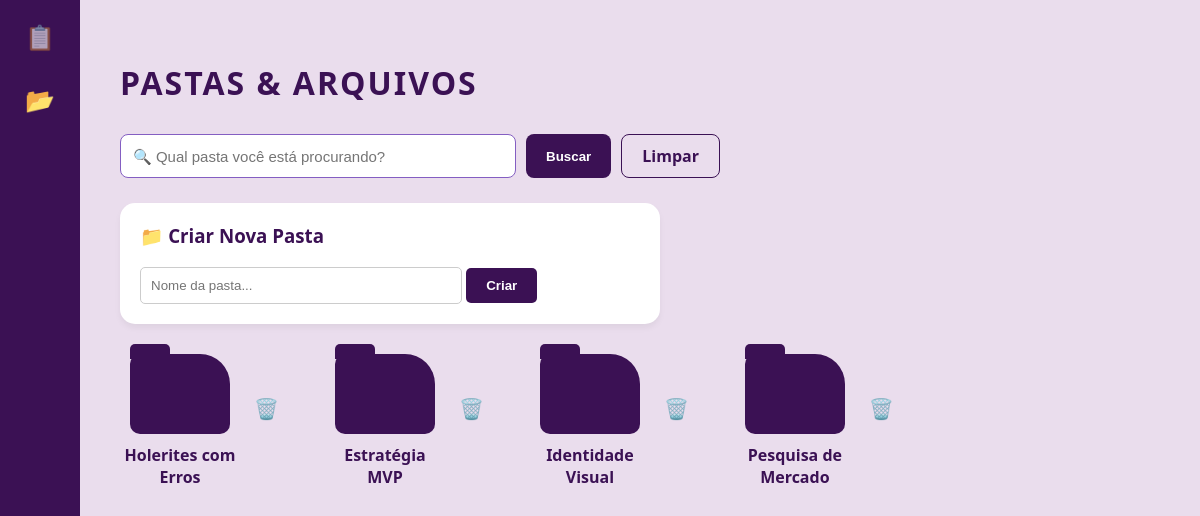
Page /knowledge-hub on the committed database.
### tables this page shows
CREATE TABLE pastas (
        id INTEGER PRIMARY KEY AUTOINCREMENT,
        nome TEXT NOT NULL,
        icone TEXT DEFAULT 'folder',
        data_criacao TEXT
    );

### app.py (the view)
@app.route('/knowledge-hub', methods=['GET', 'POST'])
def knowledge_hub():
    conexao = sqlite3.connect('cerandolia.db')
    cursor = conexao.cursor()
    if request.method == 'POST':
        nome_pasta = request.form['nome_pasta']
        data_atual = datetime.now().strftime("%d/%m/%Y")
        cursor.execute("INSERT INTO pastas (nome, data_criacao) VALUES (?, ?)", (nome_pasta, data_atual))
        conexao.commit()
        return redirect(url_for('knowledge_hub'))
    termo = request.args.get('busca_pasta')
    if termo:
        cursor.execute("SELECT * FROM pastas WHERE nome LIKE ?", (f'%{termo}%',))
    else:
        cursor.execute("SELECT * FROM pastas")
    pastas = cursor.fetchall()
    conexao.close()
    return render_template('knowledge_hub.html', pastas=pastas)

### templates/knowledge_hub.html (shortened to what this page needs)
<!DOCTYPE html>
<html lang="pt-br">
<head>
</head>
<body>
    <div class="sidebar">
        <a href="/" title="Decision Ledger">📋</a>
        <a href="/knowledge-hub" title="Knowledge Hub" style="opacity: 1;">📂</a>
    </div>
    <div class="content">
        <h1>Pastas & Arquivos</h1>
        <form method="GET" action="/knowledge-hub" style="display: flex; gap: 10px; margin-bottom: 25px; max-width: 600px;">
            <input type="text" name="busca_pasta" placeholder="🔍 Qual pasta você está procurando?" style="flex: 1; padding: 12px; border-radius: 8px; border: 1px solid #845ec2; font-size: 15px;">
            <button type="submit" style="background-color: #3b1154; color: white; border: none; padding: 10px 20px; border-radius: 8px; cursor: pointer; font-weight: bold;">Buscar</button>
            <a href="/knowledge-hub" style="background-color: #eadded; color: #3b1154; text-decoration: none; padding: 10px 20px; border-radius: 8px; border: 1px solid #3b1154; display: flex; align-items: center; font-weight: bold;">Limpar</a>
        </form>
        <div class="card-form">
            <h3 style="margin-top: 0; color: #3b1154;">📁 Criar Nova Pasta</h3>
            <form method="POST">
                <input type="text" name="nome_pasta" placeholder="Nome da pasta..." required>
                <button type="submit">Criar</button>
            </form>
        </div>
<div class="folder-grid">
    {% for p in pastas %}
    <div style="display: flex; align-items: center; gap: 8px;">
        <a href="/pasta/{{ p[0] }}" style="text-decoration: none;">
            <div class="folder-item">
                <div class="folder-icon"></div>
                <div class="folder-name">{{ p[1] }}</div>
            </div>
        </a>
        <form method="POST" action="/deletar-pasta/{{ p[0] }}" style="margin: 0; margin-bottom: 25px;">
            <button type="submit" style="background: none; border: none; cursor: pointer; font-size: 20px; transition: transform 0.2s;" onmouseover="this.style.transform='scale(1.2)'" onmouseout="this.style.transform='scale(1)'" onclick="return confirm('Tem certeza? Isso apagará a pasta e todos os arquivos dentro dela!');" title="Excluir Pasta">🗑️</button>
        </form>
    </div>
    {% endfor %}
</div>
        </div>
</body>
</html>

### templates/knowledge_hub.html (style rules this page uses)
body { font-family: 'Segoe UI', sans-serif; background-color: #eadded; margin: 0; display: flex; min-height: 100vh; }
.sidebar { width: 80px; background-color: #3b1154; display: flex; flex-direction: column; align-items: center; padding-top: 20px; position: sticky; top: 0; height: 100vh; }
.sidebar a { color: white; text-decoration: none; margin-bottom: 30px; font-size: 24px; opacity: 0.6; transition: 0.3s; }
.content { flex: 1; padding: 40px; }
h1 { color: #3b1154; text-transform: uppercase; letter-spacing: 2px; margin-bottom: 30px; }
.card-form { background: white; padding: 20px; border-radius: 15px; margin-bottom: 30px; max-width: 500px; box-shadow: 0 4px 6px rgba(0,0,0,0.05); }
.card-form input { padding: 10px; border-radius: 5px; border: 1px solid #ccc; width: 60%; }
.card-form button { background: #3b1154; color: white; border: none; padding: 10px 20px; border-radius: 5px; cursor: pointer; font-weight: bold; }
.folder-grid { display: flex; flex-wrap: wrap; gap: 40px; }
.folder-item { text-align: center; cursor: pointer; width: 120px; transition: transform 0.2s; }
.folder-icon { width: 100px; height: 80px; background-color: #3b1154; border-radius: 10px 30px 10px 10px; position: relative; margin: auto; margin-bottom: 10px; }
.folder-icon::before { content: ""; width: 40px; height: 15px; background-color: #3b1154; position: absolute; top: -10px; left: 0; border-radius: 5px 5px 0 0; }
.folder-name { color: #3b1154; font-weight: bold; font-size: 16px; }

### rows in the picture
pastas: nome "Holerites com Erros"
pastas: nome "Estratégia MVP"
pastas: nome "Identidade Visual"
pastas: nome "Pesquisa de Mercado"
